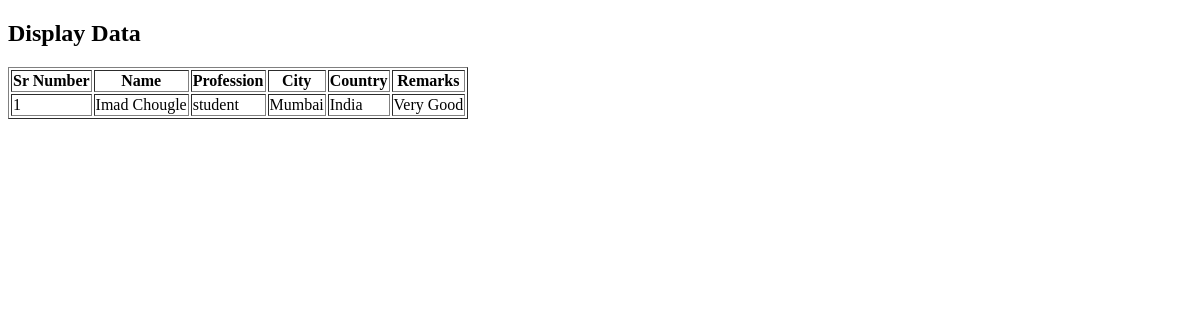
The page /display_data/ on the database as committed earlier.
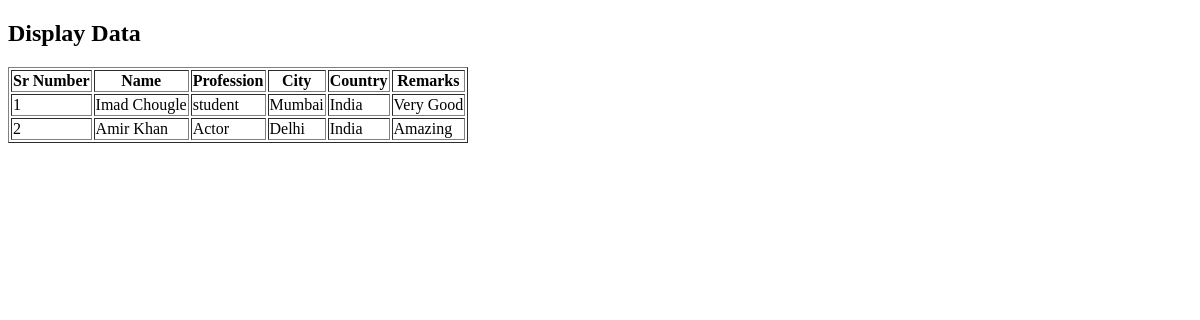
The same page on the database as committed later.
### webformapp/models.py (models this page shows, shortened)
class FormData(models.Model):
    name = models.CharField(max_length=100)
    profession = models.CharField(max_length=100)
    city = models.CharField(max_length=100)
    country = models.CharField(max_length=100)
    email_or_mobile = models.CharField(max_length=100, help_text="Enter either email or mobile")
    remarks = models.TextField(blank=True, null=True)

### webformapp/views.py (the view)
# urls.py: path('display_data/', display_data_view, name='display_data_view'),
def display_data_view(request):
    form_data = FormData.objects.all()
    return render(request, 'webformapp/display_data.html', {'form_data': form_data})

### webformapp/templates/webformapp/display_data.html (shortened to what this page needs)
<!DOCTYPE html>
<html>
<head>
</head>
<body>
    <h2>Display Data</h2>
    <table border="1">
        <thead>
            <tr>
                <th>Sr Number</th>
                <th>Name</th>
                <th>Profession</th>
                <th>City</th>
                <th>Country</th>
                <th>Remarks</th>
            </tr>
        </thead>
        <tbody>
            {% for data in form_data %}
            <tr>
                <td>{{ forloop.counter }}</td>
                <td>{{ data.name }}</td>
                <td>{{ data.profession }}</td>
                <td>{{ data.city }}</td>
                <td>{{ data.country }}</td>
                <td>{{ data.remarks }}</td>
            </tr>
            {% endfor %}
        </tbody>
    </table>
</body>
</html>

Rows that differ between the two databases and show on the page:
added FormData: name "Amir Khan", profession "Actor", city "Delhi", country "India", remarks "Amazing"
